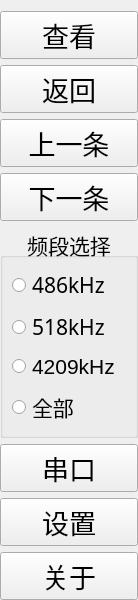
<?xml version="1.0" encoding="UTF-8"?>
<ui version="4.0">
 <class>control_panel</class>
 <widget class="QWidget" name="control_panel">
  <property name="geometry">
   <rect>
    <x>0</x>
    <y>0</y>
    <width>138</width>
    <height>600</height>
   </rect>
  </property>
  <property name="windowTitle">
   <string>Form</string>
  </property>
  <property name="autoFillBackground">
   <bool>true</bool>
  </property>
  <layout class="QVBoxLayout" name="verticalLayout">
   <property name="spacing">
    <number>6</number>
   </property>
   <property name="leftMargin">
    <number>0</number>
   </property>
   <property name="rightMargin">
    <number>0</number>
   </property>
   <property name="bottomMargin">
    <number>0</number>
   </property>
   <item>
    <widget class="QPushButton" name="btn_pnl_detail">
     <property name="font">
      <font>
       <pointsize>20</pointsize>
      </font>
     </property>
     <property name="text">
      <string>查看</string>
     </property>
    </widget>
   </item>
   <item>
    <widget class="QPushButton" name="btn_pnl_info">
     <property name="font">
      <font>
       <pointsize>20</pointsize>
      </font>
     </property>
     <property name="text">
      <string>返回</string>
     </property>
    </widget>
   </item>
   <item>
    <widget class="QPushButton" name="btn_prev">
     <property name="font">
      <font>
       <pointsize>20</pointsize>
      </font>
     </property>
     <property name="cursor">
      <cursorShape>ArrowCursor</cursorShape>
     </property>
     <property name="text">
      <string>上一条</string>
     </property>
    </widget>
   </item>
   <item>
    <widget class="QPushButton" name="btn_next">
     <property name="font">
      <font>
       <pointsize>20</pointsize>
      </font>
     </property>
     <property name="text">
      <string>下一条</string>
     </property>
    </widget>
   </item>
   <item>
    <widget class="QGroupBox" name="groupBox">
     <property name="font">
      <font>
       <pointsize>16</pointsize>
      </font>
     </property>
     <property name="title">
      <string>频段选择</string>
     </property>
     <property name="alignment">
      <set>Qt::AlignCenter</set>
     </property>
     <property name="flat">
      <bool>false</bool>
     </property>
     <property name="checkable">
      <bool>false</bool>
     </property>
     <layout class="QVBoxLayout" name="verticalLayout_2">
      <item>
       <widget class="QRadioButton" name="cb_486">
        <property name="font">
         <font>
          <family>WenQuanYi Micro Hei</family>
         </font>
        </property>
        <property name="text">
         <string>486kHz</string>
        </property>
       </widget>
      </item>
      <item>
       <widget class="QRadioButton" name="cb_518">
        <property name="font">
         <font>
          <family>WenQuanYi Micro Hei</family>
         </font>
        </property>
        <property name="text">
         <string>518kHz</string>
        </property>
       </widget>
      </item>
      <item>
       <widget class="QRadioButton" name="cb_4209">
        <property name="text">
         <string>4209kHz</string>
        </property>
       </widget>
      </item>
      <item>
       <widget class="QRadioButton" name="radioButton">
        <property name="text">
         <string>全部</string>
        </property>
       </widget>
      </item>
     </layout>
    </widget>
   </item>
   <item>
    <spacer name="verticalSpacer">
     <property name="orientation">
      <enum>Qt::Vertical</enum>
     </property>
     <property name="sizeHint" stdset="0">
      <size>
       <width>20</width>
       <height>40</height>
      </size>
     </property>
    </spacer>
   </item>
   <item>
    <widget class="QPushButton" name="btn_pnl_serialport">
     <property name="font">
      <font>
       <pointsize>20</pointsize>
      </font>
     </property>
     <property name="text">
      <string>串口</string>
     </property>
    </widget>
   </item>
   <item>
    <widget class="QPushButton" name="btn_pnl_setup">
     <property name="font">
      <font>
       <pointsize>20</pointsize>
      </font>
     </property>
     <property name="text">
      <string>设置</string>
     </property>
    </widget>
   </item>
   <item>
    <widget class="QPushButton" name="btn_pnl_about">
     <property name="font">
      <font>
       <pointsize>20</pointsize>
      </font>
     </property>
     <property name="text">
      <string>关于</string>
     </property>
    </widget>
   </item>
  </layout>
 </widget>
 <resources/>
 <connections/>
</ui>
